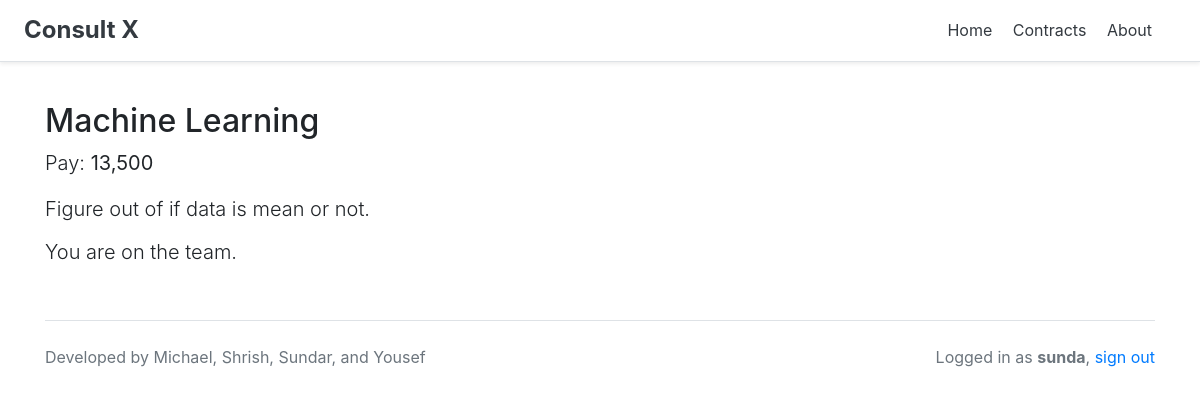
Screenshot of /contracts/view_contract/5 (signed in) with the database file from the repository.
### contracts/models.py (models this page shows, shortened)
class Contract(models.Model):
    title = models.CharField(max_length=128)
    summary = models.TextField(blank=True)
    salary = models.CharField(max_length=128)
    skills = models.ManyToManyField(Skill, blank=True)
    jobTags = models.ForeignKey(JobTag, on_delete=models.CASCADE, blank=True, null=True)
    client = models.ForeignKey(Client, on_delete=models.CASCADE, blank=True, null=True)
    applicants = models.ManyToManyField(Consultant, blank=True, related_name="applicants")
    team = models.ManyToManyField(Consultant, blank=True, related_name="team")
    status = models.CharField(max_length=64, choices=ch_status)

### contracts/views.py (the view)
# urls.py: url(r'^view_contract/(?P<id>\d+)$', view_contract, name='view_contract'),
def view_contract(request, id):
    contract = get_object_or_404(Contract, pk=id)
    profile, ref = get_profile(request)
    status = 0
    if contract.status == "Closed":
        status = 1
    context = {
        'contract': contract,
        'msg': '',
        'ref': ref,
        'status': status
    }
    if ref == 0:
        if profile in contract.team.all():
            context['msg'] = 'You are on the team.'
        elif profile in contract.applicants.all():
            context['msg'] = 'You have already applied to this position.'
        else:
            context['msg'] = 1
    else:
        context['applicants'] = contract.applicants.all()
        context['team'] = contract.team.all()
    return render(request, 'view_contract.html', context=context)

### contracts/views.py (called while the page is built)
def get_profile(request):
    profile, ref, status = get_profile_status(request)
    return profile, ref

def get_profile_status(request):
    status = False
    for i in range(len(prof_type)):
        query = prof_type[i].objects.filter(user=request.user)
        if len(query) != 0:
            if query[0].first_name != "":
                status = True
            return query[0], i, status
    return None, 0, status

### contracts/templates/view_contract.html (shortened to what this page needs)
{% extends 'base.html' %}
{% block body %}
<h2>{{ contract.title }}</h2>
<p class="lead">Pay: <b>{{ contract.salary }}</b></p>
<span class="lead">
    <p>{{ contract.summary }}</p>
</span>
{% if msg == 1 %}
    <a href="{% url 'apply' contract.pk %}" class="btn btn-primary">Apply</a>
{% else %}
    <h4 class="lead">{{ msg }}</h4>
{% endif %}
<br>
{% endblock %}

### login/templates/base.html (shortened to what this page needs)
<!doctype html>
<html lang="en">
    <head>
        {% load static %} <! CSS --->
        <link rel="stylesheet" href="https://stackpath.bootstrapcdn.com/bootstrap/4.3.1/css/bootstrap.min.css">
    </head>
    <body>
        <div class="d-flex flex-column flex-md-row align-items-center p-3 px-md-4 mb-3 bg-white border-bottom shadow-sm">
            <h4 class="my-0 mr-md-auto font-weight-normal"><a href="/index"><font color="#343a40"><b>Consult X</b></font></a></h4>
            <nav class="my-2 my-md-0 mr-md-3">
                <a class="p-2 text-dark" href="/index">Home</a>
                <a class="p-2 text-dark" href="/contracts">Contracts</a>
                <a class="p-2 text-dark" href="/about">About</a>
            </nav>
        </div>
        <div class="container">
            <br>
            {% block body %}
            {% endblock %}
            <br>
            <footer class="border-top"><br>
                <p class="float-right text-muted">
                    {% if user.get_username|length != 0 %}
                        Logged in as <b>{{ user.get_username }}</b>, <a href="/signout">sign out</a>
                    {% endif %}
                </p>
                <p class="text-muted">
                    Developed by Michael, Shrish, Sundar, and Yousef
                </p>
            </footer>
        </div>
    </body>
</html>

### rows the page displays
Contract: title "Machine Learning", salary "13,500", summary "Figure out of if data is mean or not."

### other values shown
{{ msg }} "You are on the team."
{{ user.get_username }} "sunda"
